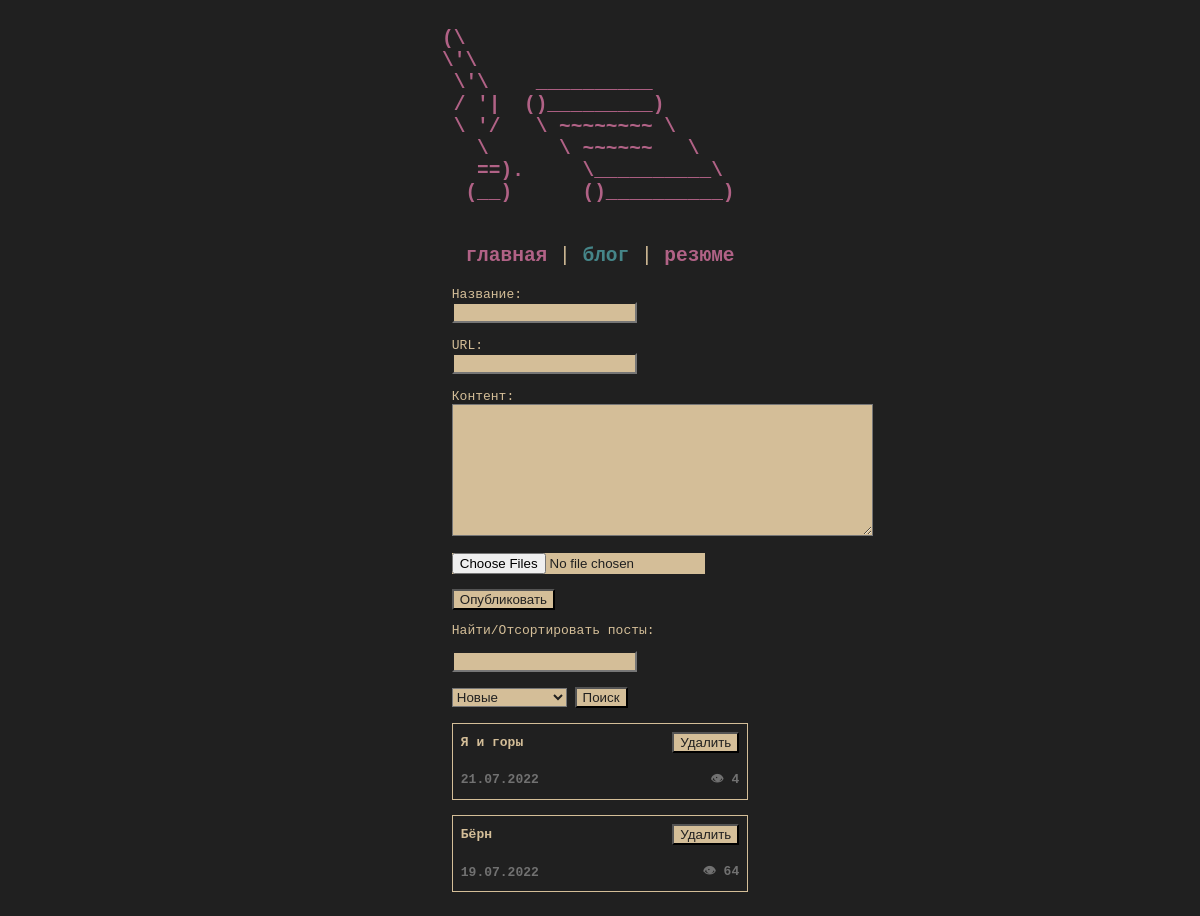
The app's page /blog (signed in) with its own data.
### tables this page shows
CREATE TABLE blog (
    "url" TEXT NOT NULL,
    "content" TEXT NOT NULL,
    "visits" INTEGER NOT NULL DEFAULT (0),
    "title" TEXT NOT NULL
, "date" TEXT  NOT NULL);

### kolpa_site.py (the view, shortened to what this page needs)
@app.route("/blog", methods=["POST", "GET"])
def blog():
    search = ''
    sort = 'Новые'
    return render_template('blog.html', posts=dbase.getBlogData(search, sort), admin = session['admin'])

### kolpa_site.py (called while the page is built)
def connect_db():
    conn = sqlite3.connect(app.config['DATABASE'])
    conn.row_factory = sqlite3.Row
    return conn

def get_db():
    if not hasattr(g, 'link_db'):
        g.link_db = connect_db()
    return g.link_db

@app.before_request
def before_request():
   global dbase
   db = get_db()
   dbase = FDataBase(db)
   if 'admin' not in session:
       session['admin'] = False

### templates/blog.html (shortened to what this page needs)
<!DOCTYPE html>
<html>
  <head>
    <link type="text/css" href="{{ url_for('static', filename='css/styles.css')}}" rel="stylesheet" />
  </head>
  <body>
    <section id="header" aria-label="Home">
      <a href="/" title="Home">
        <pre>
(\
\'\
 \'\    __________
 / '|  ()_________)
 \ '/   \ ~~~~~~~~ \
   \      \ ~~~~~~   \
   ==).     \__________\
  (__)      ()__________)
      </pre>
	</a>
    </section>
      <section id="menu">
        <p id="test">
          <a href="/">главная</a> | <a id="active" href="/blog">блог</a> | <a href="/resume">резюме</a>
       </p>
      </section>
      {%if admin %}
        <section id="simple_block">
          <p>
            <form action="/blog" enctype="multipart/form-data" method="post">
              <label for="title">Название:</label><br>
              <input type="text" id="title" name="title"><br><br>
              <label for="url">URL:</label><br>
              <input type="text" id="url" name="url"><br><br>
              <label>Контент:</label>
              <textarea name="content" rows=7 cols=40 style="background-color: #d4be98;"></textarea>
              <p><input type="file" name="images" multiple="multiple"><br><br>
              <input type="submit" name="post" value="Опубликовать" />
            </form>
          </p>
        </section>
        {% endif %}
        <section id="simple_block">
          <form action="/blog"  method="post">
            <p><label for="text">Найти/Отсортировать посты:</label></p>
            <input type="search" id="site-search" name="text">
            <br>
            <br>
            <select class="select-css" name="Sort method">
              <option>Новые</option>
            </select>
            <input type="submit" name="search" value="Поиск" />
            <br>
            <br>
          </form>
        </section>
      {% for post in posts -%}
      <a href="/blog/{{post.url}}">
        <section id="blog">
          <table>
            <tr>
              <td>
                  {{post.title.capitalize()}}
              </td>
              {%if admin %}
              <td style="white-space: nowrap; text-align: right">
                <form action="/blog/{{post.rowid}}" method="post">
                  <input type="submit" name="submit_button" value="Удалить">
                </form>
              </td>
              {% endif %}
            </tr>
            <tr>
                <td>
                  <div id="accent">
                    {{post.date}}
                  </div>
                </td>
                <td style="white-space: nowrap; text-align: right">
                  <div id="accent" >
                    👁 {{post.visits}}
                  </div>
                </td>
            </tr>
          </table>
        </section>
      </a>
        {% endfor -%}
  </body>
</html>

### static/css/styles.css (style rules this page uses)
body { background-color: #202020; overflow-x: hidden; }
html { overflow-x: hidden; }
.form-contact input[type=submit], textarea { font-size: 16px; }
div#accent { font-weight: bold; color: #717171; }
input { background-color: #d4be98; color: #202020; }
p#test { width: 100%; text-align: center; font-size:150%; }
table { overflow-x: scroll; border-collapse: collapse; border-spacing: 0; width: 100%; border: 1px solid #d4be98; }
th, td { text-align: left; padding: 8px; }
section { font-family: monospace; background-color: #202020; color:#d4be98; }
section#header { text-align:center; font-size:150%; margin-right:1%; margin-left:1%; }
section#simple_block { margin-left: auto; margin-right: auto; max-width: 38ch; }
select { background-color: #d4be98; color:#202020 }
section#blog { margin-left: auto; margin-right: auto; max-width: 38ch; margin-bottom: 2ch; }
section#menu { margin-left: auto; margin-right: auto; width: 40ch; }
a { text-decoration: none; font-weight:bold; color:#B16286; }
a#active { text-decoration: none; font-weight:bold; color:#458588; }

### records on screen
blog: title "Я и горы", date "21.07.2022", visits "4"
blog: title "Бёрн", date "19.07.2022", visits "64"
